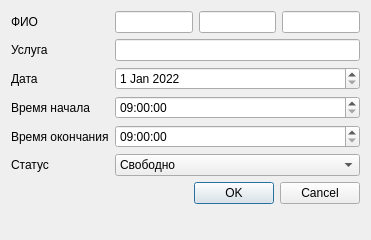
<?xml version="1.0" encoding="UTF-8"?>
<ui version="4.0">
 <class>records_add_window</class>
 <widget class="QDialog" name="records_add_window">
  <property name="geometry">
   <rect>
    <x>0</x>
    <y>0</y>
    <width>371</width>
    <height>240</height>
   </rect>
  </property>
  <property name="windowTitle">
   <string>Dialog</string>
  </property>
  <layout class="QFormLayout" name="formLayout">
   <item row="1" column="0">
    <widget class="QLabel" name="label_6">
     <property name="text">
      <string>ФИО</string>
     </property>
    </widget>
   </item>
   <item row="1" column="1">
    <layout class="QHBoxLayout" name="horizontalLayout">
     <item>
      <widget class="QLineEdit" name="lineEdit_fname"/>
     </item>
     <item>
      <widget class="QLineEdit" name="lineEdit_sname"/>
     </item>
     <item>
      <widget class="QLineEdit" name="lineEdit_thname"/>
     </item>
    </layout>
   </item>
   <item row="2" column="0">
    <widget class="QLabel" name="label_3">
     <property name="text">
      <string>Услуга</string>
     </property>
    </widget>
   </item>
   <item row="2" column="1">
    <widget class="QLineEdit" name="lineEdit_service"/>
   </item>
   <item row="3" column="0">
    <widget class="QLabel" name="label_4">
     <property name="text">
      <string>Дата</string>
     </property>
    </widget>
   </item>
   <item row="3" column="1">
    <widget class="QDateEdit" name="dateEdit_date">
     <property name="maximumDate">
      <date>
       <year>2023</year>
       <month>12</month>
       <day>31</day>
      </date>
     </property>
     <property name="minimumDate">
      <date>
       <year>2022</year>
       <month>1</month>
       <day>1</day>
      </date>
     </property>
     <property name="date">
      <date>
       <year>2022</year>
       <month>1</month>
       <day>1</day>
      </date>
     </property>
    </widget>
   </item>
   <item row="4" column="0">
    <widget class="QLabel" name="label_5">
     <property name="text">
      <string>Время начала</string>
     </property>
    </widget>
   </item>
   <item row="4" column="1">
    <widget class="QTimeEdit" name="timeEdit_start">
     <property name="maximumTime">
      <time>
       <hour>21</hour>
       <minute>0</minute>
       <second>0</second>
      </time>
     </property>
     <property name="minimumTime">
      <time>
       <hour>9</hour>
       <minute>0</minute>
       <second>0</second>
      </time>
     </property>
     <property name="time">
      <time>
       <hour>9</hour>
       <minute>0</minute>
       <second>0</second>
      </time>
     </property>
    </widget>
   </item>
   <item row="5" column="0">
    <widget class="QLabel" name="label">
     <property name="text">
      <string>Время окончания</string>
     </property>
    </widget>
   </item>
   <item row="5" column="1">
    <widget class="QTimeEdit" name="timeEdit_end">
     <property name="maximumTime">
      <time>
       <hour>21</hour>
       <minute>0</minute>
       <second>0</second>
      </time>
     </property>
     <property name="minimumTime">
      <time>
       <hour>9</hour>
       <minute>0</minute>
       <second>0</second>
      </time>
     </property>
     <property name="time">
      <time>
       <hour>9</hour>
       <minute>0</minute>
       <second>0</second>
      </time>
     </property>
    </widget>
   </item>
   <item row="6" column="0">
    <widget class="QLabel" name="label_2">
     <property name="text">
      <string>Статус</string>
     </property>
    </widget>
   </item>
   <item row="7" column="0" colspan="2">
    <widget class="QDialogButtonBox" name="buttonBox">
     <property name="orientation">
      <enum>Qt::Horizontal</enum>
     </property>
     <property name="standardButtons">
      <set>QDialogButtonBox::Cancel|QDialogButtonBox::Ok</set>
     </property>
    </widget>
   </item>
   <item row="6" column="1">
    <widget class="QComboBox" name="comboBox_status">
     <item>
      <property name="text">
       <string>Свободно</string>
      </property>
     </item>
     <item>
      <property name="text">
       <string>Занято</string>
      </property>
     </item>
    </widget>
   </item>
  </layout>
 </widget>
 <resources/>
 <connections>
  <connection>
   <sender>buttonBox</sender>
   <signal>accepted()</signal>
   <receiver>records_add_window</receiver>
   <slot>accept()</slot>
   <hints>
    <hint type="sourcelabel">
     <x>248</x>
     <y>254</y>
    </hint>
    <hint type="destinationlabel">
     <x>157</x>
     <y>274</y>
    </hint>
   </hints>
  </connection>
  <connection>
   <sender>buttonBox</sender>
   <signal>rejected()</signal>
   <receiver>records_add_window</receiver>
   <slot>reject()</slot>
   <hints>
    <hint type="sourcelabel">
     <x>316</x>
     <y>260</y>
    </hint>
    <hint type="destinationlabel">
     <x>286</x>
     <y>274</y>
    </hint>
   </hints>
  </connection>
 </connections>
</ui>
